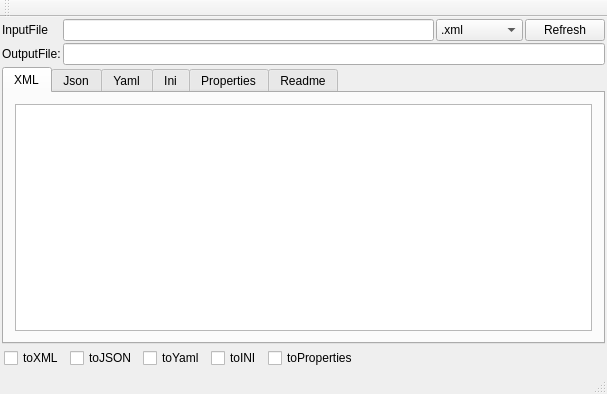
<?xml version="1.0" encoding="UTF-8"?>
<ui version="4.0">
 <class>MainWindow</class>
 <widget class="QMainWindow" name="MainWindow">
  <property name="geometry">
   <rect>
    <x>0</x>
    <y>0</y>
    <width>607</width>
    <height>394</height>
   </rect>
  </property>
  <property name="windowTitle">
   <string>qqtdicttest7</string>
  </property>
  <widget class="QWidget" name="centralWidget">
   <layout class="QGridLayout" name="gridLayout">
    <property name="leftMargin">
     <number>2</number>
    </property>
    <property name="topMargin">
     <number>2</number>
    </property>
    <property name="rightMargin">
     <number>2</number>
    </property>
    <property name="bottomMargin">
     <number>2</number>
    </property>
    <property name="spacing">
     <number>2</number>
    </property>
    <item row="2" column="0" colspan="4">
     <widget class="QTabWidget" name="tabWidget">
      <property name="currentIndex">
       <number>0</number>
      </property>
      <widget class="QWidget" name="tab">
       <attribute name="title">
        <string>XML</string>
       </attribute>
       <layout class="QHBoxLayout" name="horizontalLayout_3">
        <item>
         <widget class="QTextBrowser" name="textBrowser"/>
        </item>
       </layout>
      </widget>
      <widget class="QWidget" name="tab_2">
       <attribute name="title">
        <string>Json</string>
       </attribute>
       <layout class="QHBoxLayout" name="horizontalLayout_4">
        <item>
         <widget class="QTextBrowser" name="textBrowser_2"/>
        </item>
       </layout>
      </widget>
      <widget class="QWidget" name="tab_4">
       <attribute name="title">
        <string>Yaml</string>
       </attribute>
       <layout class="QHBoxLayout" name="horizontalLayout_5">
        <item>
         <widget class="QTextBrowser" name="textBrowser_3"/>
        </item>
       </layout>
      </widget>
      <widget class="QWidget" name="tab_5">
       <attribute name="title">
        <string>Ini</string>
       </attribute>
       <layout class="QHBoxLayout" name="horizontalLayout_6">
        <item>
         <widget class="QTextBrowser" name="textBrowser_4"/>
        </item>
       </layout>
      </widget>
      <widget class="QWidget" name="tab_6">
       <attribute name="title">
        <string>Properties</string>
       </attribute>
       <layout class="QHBoxLayout" name="horizontalLayout_7">
        <item>
         <widget class="QTextBrowser" name="textBrowser_5"/>
        </item>
       </layout>
      </widget>
      <widget class="QWidget" name="tab_3">
       <attribute name="title">
        <string>Readme</string>
       </attribute>
       <layout class="QHBoxLayout" name="horizontalLayout">
        <item>
         <widget class="QTextBrowser" name="textBrowser_6">
          <property name="html">
           <string>&lt;!DOCTYPE HTML PUBLIC &quot;-//W3C//DTD HTML 4.0//EN&quot; &quot;http://www.w3.org/TR/REC-html40/strict.dtd&quot;&gt;
&lt;html&gt;&lt;head&gt;&lt;meta name=&quot;qrichtext&quot; content=&quot;1&quot; /&gt;&lt;style type=&quot;text/css&quot;&gt;
p, li { white-space: pre-wrap; }
&lt;/style&gt;&lt;/head&gt;&lt;body style=&quot; font-family:'.SF NS Text'; font-size:13pt; font-weight:400; font-style:normal;&quot;&gt;
&lt;p style=&quot; margin-top:0px; margin-bottom:0px; margin-left:0px; margin-right:0px; -qt-block-indent:0; text-indent:0px;&quot;&gt;请注意输入文件的格式&lt;/p&gt;
&lt;p style=&quot;-qt-paragraph-type:empty; margin-top:0px; margin-bottom:0px; margin-left:0px; margin-right:0px; -qt-block-indent:0; text-indent:0px;&quot;&gt;&lt;br /&gt;&lt;/p&gt;
&lt;p style=&quot; margin-top:0px; margin-bottom:0px; margin-left:0px; margin-right:0px; -qt-block-indent:0; text-indent:0px;&quot;&gt;选择输入文件，选择输入格式，点击Refresh，即可看到目标格式的文本。&lt;/p&gt;
&lt;p style=&quot;-qt-paragraph-type:empty; margin-top:0px; margin-bottom:0px; margin-left:0px; margin-right:0px; -qt-block-indent:0; text-indent:0px;&quot;&gt;&lt;br /&gt;&lt;/p&gt;
&lt;p style=&quot; margin-top:0px; margin-bottom:0px; margin-left:0px; margin-right:0px; -qt-block-indent:0; text-indent:0px;&quot;&gt;复选框代表转换目标，&lt;/p&gt;
&lt;p style=&quot; margin-top:0px; margin-bottom:0px; margin-left:0px; margin-right:0px; -qt-block-indent:0; text-indent:0px;&quot;&gt;如果输出文件不为空，复选框还会代表输出文件格式。&lt;/p&gt;&lt;/body&gt;&lt;/html&gt;</string>
          </property>
         </widget>
        </item>
       </layout>
      </widget>
     </widget>
    </item>
    <item row="3" column="0" colspan="4">
     <widget class="QWidget" name="widget" native="true">
      <layout class="QHBoxLayout" name="horizontalLayout_2">
       <property name="spacing">
        <number>-1</number>
       </property>
       <property name="leftMargin">
        <number>2</number>
       </property>
       <property name="topMargin">
        <number>2</number>
       </property>
       <property name="rightMargin">
        <number>2</number>
       </property>
       <property name="bottomMargin">
        <number>2</number>
       </property>
       <item>
        <widget class="QCheckBox" name="checkBox">
         <property name="text">
          <string>toXML</string>
         </property>
        </widget>
       </item>
       <item>
        <widget class="QCheckBox" name="checkBox_2">
         <property name="text">
          <string>toJSON</string>
         </property>
        </widget>
       </item>
       <item>
        <widget class="QCheckBox" name="checkBox_3">
         <property name="text">
          <string>toYaml</string>
         </property>
        </widget>
       </item>
       <item>
        <widget class="QCheckBox" name="checkBox_4">
         <property name="text">
          <string>toINI</string>
         </property>
        </widget>
       </item>
       <item>
        <widget class="QCheckBox" name="checkBox_5">
         <property name="text">
          <string>toProperties</string>
         </property>
        </widget>
       </item>
       <item>
        <spacer name="horizontalSpacer">
         <property name="orientation">
          <enum>Qt::Horizontal</enum>
         </property>
         <property name="sizeHint" stdset="0">
          <size>
           <width>40</width>
           <height>20</height>
          </size>
         </property>
        </spacer>
       </item>
      </layout>
     </widget>
    </item>
    <item row="0" column="0">
     <widget class="QLabel" name="label">
      <property name="text">
       <string>InputFile</string>
      </property>
     </widget>
    </item>
    <item row="0" column="1">
     <widget class="QLineEdit" name="lineEdit"/>
    </item>
    <item row="0" column="2">
     <widget class="QComboBox" name="comboBox">
      <item>
       <property name="text">
        <string>.xml</string>
       </property>
      </item>
      <item>
       <property name="text">
        <string>.json</string>
       </property>
      </item>
      <item>
       <property name="text">
        <string>.ini .conf</string>
       </property>
      </item>
      <item>
       <property name="text">
        <string>.yaml .yml</string>
       </property>
      </item>
      <item>
       <property name="text">
        <string>.properties</string>
       </property>
      </item>
     </widget>
    </item>
    <item row="0" column="3">
     <widget class="QPushButton" name="pushButton">
      <property name="text">
       <string>Refresh</string>
      </property>
     </widget>
    </item>
    <item row="1" column="0">
     <widget class="QLabel" name="label_2">
      <property name="text">
       <string>OutputFile:</string>
      </property>
     </widget>
    </item>
    <item row="1" column="1" colspan="3">
     <widget class="QLineEdit" name="lineEdit_2"/>
    </item>
   </layout>
  </widget>
  <widget class="QMenuBar" name="menuBar">
   <property name="geometry">
    <rect>
     <x>0</x>
     <y>0</y>
     <width>607</width>
     <height>22</height>
    </rect>
   </property>
  </widget>
  <widget class="QToolBar" name="mainToolBar">
   <attribute name="toolBarArea">
    <enum>TopToolBarArea</enum>
   </attribute>
   <attribute name="toolBarBreak">
    <bool>false</bool>
   </attribute>
  </widget>
  <widget class="QStatusBar" name="statusBar"/>
 </widget>
 <layoutdefault spacing="6" margin="11"/>
 <resources/>
 <connections/>
</ui>
